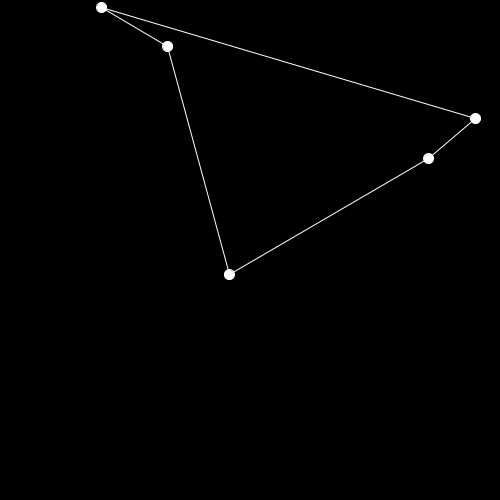
Frame 1 (no input)
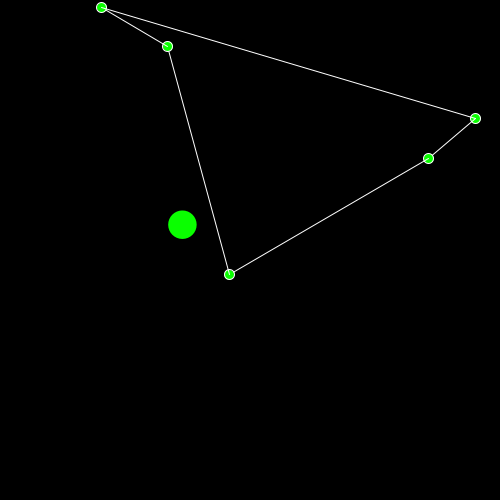
Frame 60 (the mouse pressed at the canvas centre just before this capture)
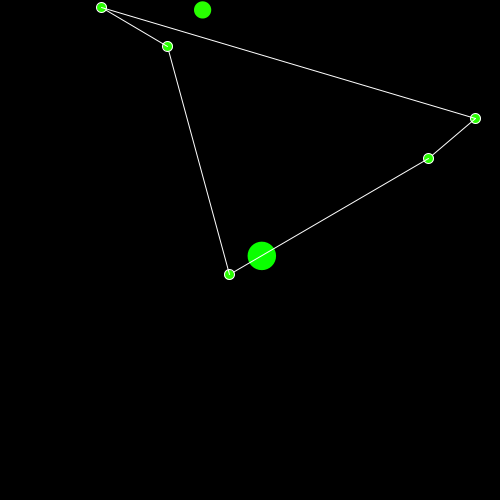
Frame 120 (the mouse held since frame 60 and released just before this capture)

The Processing sketch that drew these frames (run headless with seeded random() and noise(); from frame 60 on, the mouse is pressed at the canvas centre):

// Processing sketch: wip
// ── wip.pde
void setup()
{
  size(500, 500);
  c1 = new Circle(50, 50, 25, color(255, 0, 0));
  c2 = new Circle();
  l = new Line(0, 100);
  
  for (int i = 0 ; i < 5 ; i ++)
  {
    wayPoints.add(new PVector(random(0, width), 
          random(0, height)));
  }
  for (int i = 0 ; i < 5 ; i ++)
  {
    PVector p = wayPoints.get(i);
    //PVector p = wp[i];
    println(p.x);
  }
 
  
  /* Allocate like this
  ArrayList<PVector> wayPoints 
  = new ArrayList<PVector>();
  
  Add elements
  wayPoints.add(new PVector(random(0, width), 
          random(0, height)));
  // Return an element
  .get
  */
  
}

Circle c1;
Circle c2;
Line l;

PVector[] wp = new PVector[5];
ArrayList<PVector> wayPoints 
  = new ArrayList<PVector>();

ArrayList<Circle> circles = new ArrayList<Circle>();

void draw()
{
  background(0);
  
  if (frameCount % 60 == 0)
  {
    circles.add(new Circle(random(0, width), random(0, height), random(5, 20), color(random(0, 100), 255, 0)));
  }
  
  for(int i = 0 ; i < circles.size() ; i ++)
  {
    circles.get(i).update();
    circles.get(i).render();
    
  }
  
  for (int i = 0 ; i < wayPoints.size() ; i ++)
  {
    stroke(255);
    PVector c = wayPoints.get(i);
    int next = (i + 1) % wayPoints.size();
    PVector n = wayPoints.get(next);
    ellipse(c.x, c.y, 10, 10);
    line(c.x, c.y, n.x, n.y);
  }
}
// ── Circle.pde
class Circle
{
  PVector pos;
  PVector forward;
  float radius;
  color c;
  
  int cw; // the current waypoint
  
  float speed;
  
  Circle(float x, float y, float r, color c)
  {
    pos = new PVector(x, y);
    forward = new PVector(0, -1);
    radius = r;
    this.c = c;
    this.speed = random(1, 10);
  }
  
  Circle()
  {
    // Constructor chaining
    this(width / 2, height / 2, 10, color(255, 255, 255));    
  }
  
  void update()
  {
    
    // Follow the mouse
    
    /*
    PVector mouse = new PVector(mouseX, mouseY);
    forward = PVector.sub(mouse, pos);
    forward .normalize();
    pos.add(forward);
    */
    
    // Follow the path
    PVector current = wayPoints.get(cw);
    if (PVector.dist(current, pos) < 10)
    {
      cw = (cw + 1) % wayPoints.size();
    }
    
    forward = PVector.sub(current, pos);
    forward .normalize();
    pos.add(PVector.mult(forward, speed));
    
    
    /*
    a = b + c; a = PVector.add(b, c); // static method
    a += b; = a.add(b);
    
    a = b - c; a = PVector.sub(b, c);
    a -= c; a.sub(c);    
    */
  }
  
  void render()
  {
    noStroke();
    fill(c);
    ellipse(pos.x, pos.y, radius * 2, radius * 2);
  }
  
}
// ── Line.pde
class Line
{
  PVector pos;
  PVector forward;
  
  float theta;
  
  Line(float x, float y)
  {
    pos = new PVector(x, y);
    theta = 0;
    forward = new PVector(1, 0);
  }
  
  void render()
  {
    stroke(255);
    strokeWeight(2);
    pushMatrix();
    translate(pos.x, pos.y);
    rotate(theta);
    line(0, -10, 0 , 10);
    popMatrix();
  }
  
  float deltaTime = 1.0f / 60.0f;
  float speed = width / 3.0f;
  void update()
  {
    PVector mouse = new PVector(mouseX, mouseY);
    forward = PVector.sub(mouse, pos);
    forward .normalize();
    theta = atan2(forward.y, forward.x) + (PI / 2.0);

    pos.add(PVector.mult(forward, speed * deltaTime));
    
    
  }
}
